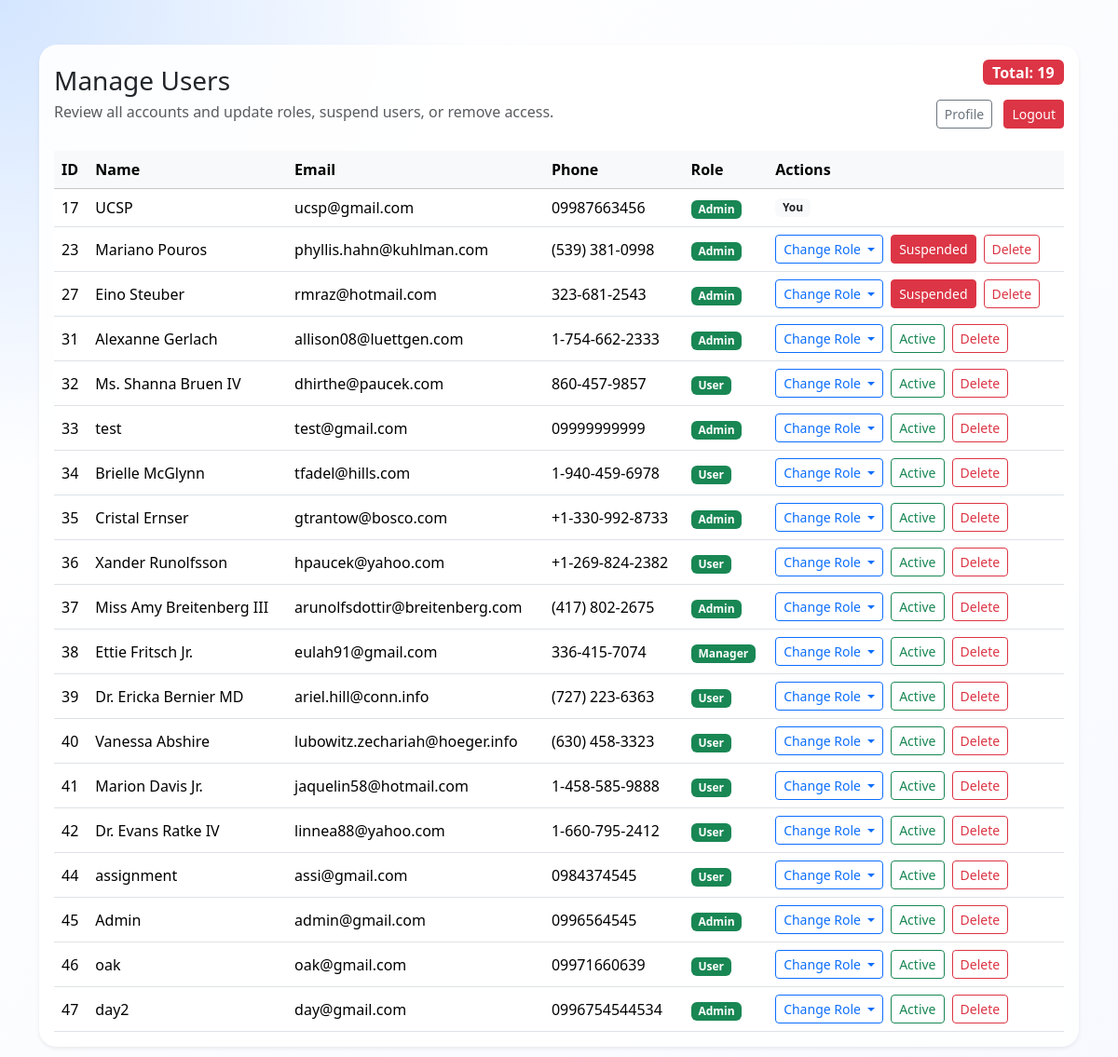
The page /admin.php (signed in) on the database its author committed.
### tables this page shows
CREATE TABLE `users` (
  `id` int(11) NOT NULL,
  `name` varchar(255) NOT NULL,
  `email` varchar(255) NOT NULL,
  `phone` varchar(255) NOT NULL,
  `address` text NOT NULL,
  `password` varchar(255) NOT NULL,
  `role_id` int(11) NOT NULL DEFAULT 1,
  `photo` varchar(255) DEFAULT NULL,
  `suspended` int(11) NOT NULL DEFAULT 0,
  `created_at` datetime NOT NULL,
  `updated_at` datetime DEFAULT NULL
);

CREATE TABLE `roles` (
  `id` int(11) NOT NULL,
  `name` varchar(255) NOT NULL,
  `value` int(11) NOT NULL
);

### _classes/Libs/Database/MySQL.php (called while the page is built, shortened)
<?php
class MySQL
{
    private $dbhost;
    private $dbuser;
    private $dbname;
    private $dbpass;
    public function __construct(
        $dbhost = "localhost",
        $dbuser = "root",
        $dbname = "project",
        $dbpass = "",
    ) {
        $this->dbhost = $dbhost;
        $this->dbuser = $dbuser;
        $this->dbname = $dbname;
        $this->dbpass = $dbpass;
    }
    public function connect()
    {
        try {
            $this->db = new PDO(
                "mysql:host=$this->dbhost;dbname=$this->dbname",
                $this->dbuser,
                $this->dbpass,
                [
                    PDO::ATTR_ERRMODE => PDO::ERRMODE_EXCEPTION,
                    PDO::ATTR_DEFAULT_FETCH_MODE => PDO::FETCH_OBJ,
                ]
            );
            return $this->db;
        } catch (PDOException $e) {
            die("Database Connection Error: " . $e->getMessage());
        }
    }
}

### _classes/Libs/Database/UsersTable.php (called while the page is built, shortened)
<?php
class UsersTable
{
    private $db = null;
    public function __construct(MySQL $db)
    {
        $this->db = $db->connect();
    }
    public function getAll()
    {
        $statement = $this->db->query("SELECT users.*, roles.name as role, roles.value FROM users LEFT JOIN roles ON users.role_id = roles.id");
        return $statement->fetchAll();
    }
}

### _classes/Helpers/Auth.php (called while the page is built, shortened)
<?php
class Auth
{
 static $loginUrl = '/index.php';
 static function check()
 {
 if(isset($_SESSION['user'])) {
 return $_SESSION['user'];
 } else {
 HTTP::redirect(static::$loginUrl);
 }
 }
}

### admin.php (the view, shortened to what this page needs)
<?php
$table = new UsersTable(new MySQL());
$all = $table->getAll();
$auth = Auth::check();
?>
<!DOCTYPE html>
<html lang="en">
<head>
    <link rel="stylesheet" href="css/bootstrap.min.css">
    <link rel="stylesheet" href="css/style.css">
</head>
<body class="bg-light">
    <div class="container py-5">
        <div class="card card-modern bg-soft shadow-sm">
            <div class="card-body">
                <div class="d-flex flex-column flex-md-row justify-content-between align-items-start align-items-md-center gap-3 mb-4">
                    <div>
                        <h1 class="h3 mb-1">Manage Users</h1>
                        <p class="text-muted mb-0">Review all accounts and update roles, suspend users, or remove access.</p>
                    </div>
                    <div class="text-md-end">
                        <span class="badge bg-danger fs-6 mb-3">Total: <?= count($all) ?></span>
                        <div class="mt-3 mt-md-0">
                            <a href="profile.php" class="btn btn-outline-secondary btn-sm me-2">Profile</a>
                            <a href="_actions/logout.php" class="btn btn-danger btn-sm">Logout</a>
                        </div>
                    </div>
                </div>
                <div class="table-responsive">
                    <table class="table table-hover align-middle mb-0">
                        <thead class="table-light">
                            <tr>
                                <th>ID</th>
                                <th>Name</th>
                                <th>Email</th>
                                <th>Phone</th>
                                <th>Role</th>
                                <th>Actions</th>
                            </tr>
                        </thead>
                        <tbody>
                            <?php foreach ($all as $user): ?>
                                <tr>
                                    <td><?= $user->id ?></td>
                                    <td><?= htmlspecialchars($user->name) ?></td>
                                    <td><?= htmlspecialchars($user->email) ?></td>
                                    <td><?= htmlspecialchars($user->phone ?? 'N/A') ?></td>
                                    <td>
                                        <?php if ($user->value === '1'): ?>
                                            <span class="badge bg-secondary"><?= $user->role ?></span>
                                        <?php elseif ($user->value === '2'): ?>
                                            <span class="badge bg-primary"><?= $user->role ?></span>
                                        <?php else: ?>
                                            <span class="badge bg-success"><?= $user->role ?></span>
                                        <?php endif ?>
                                    </td>
                                    <td>
                                        <?php if ($auth->value > 1): ?>
                                            <div class="d-flex flex-wrap gap-2">
                                                <?php if ($user->id !== $auth->id): ?>
                                                    <div class="dropdown">
                                                        <button class="btn btn-sm btn-outline-primary dropdown-toggle" data-bs-toggle="dropdown" aria-expanded="false">
                                                            Change Role
                                                        </button>
                                                    </div>
                                                <?php endif; ?>
                                                <?php if ($user->id !== $auth->id): ?>
                                                    <?php if ($user->suspended): ?>
                                                        <a href="_actions/toggle-suspension.php?id=<?= $user->id ?>&status=0" class="btn btn-sm btn-danger">Suspended</a>
                                                    <?php else: ?>
                                                        <a href="_actions/toggle-suspension.php?id=<?= $user->id ?>&status=1" class="btn btn-sm btn-outline-success">Active</a>
                                                    <?php endif ?>
                                                    <a href="_actions/delete.php?id=<?= $user->id ?>" class="btn btn-sm btn-outline-danger" onClick="return confirm('Are you sure you want to delete this user?')">Delete</a>
                                                <?php else: ?>
                                                    <span class="badge bg-light text-dark">You</span>
                                                <?php endif ?>
                                            </div>
                                        <?php else: ?>
                                            <span class="text-muted">No actions available</span>
                                        <?php endif ?>
                                    </td>
                                </tr>
                            <?php endforeach ?>
                        </tbody>
                    </table>
                </div>
            </div>
        </div>
    </div>
</body>
</html>

### css/style.css (style rules this page uses)
body { min-height: 100vh; background: radial-gradient(circle at top left, rgba(13,110,253,0.18), transparent 30%), linear-gradient(135deg, #ffffff 0%, #f8f9ff 100%); }
.card-modern { border: none; border-radius: 1.2rem; box-shadow: 0 2rem 3rem rgba(15, 23, 42, 0.08); }
.bg-soft { background-color: rgba(255, 255, 255, 0.92); }

### rows shown on the page
users: id "17", name "UCSP", email "ucsp@gmail.com", phone "09987663456", role.name "Admin", shows "You"
users: id "23", name "Mariano Pouros", email "phyllis.hahn@kuhlman.com", phone "(539) 381-0998", role.name "Admin"
users: id "27", name "Eino Steuber", email "rmraz@hotmail.com", phone "323-681-2543", role.name "Admin"
users: id "31", name "Alexanne Gerlach", email "allison08@luettgen.com", phone "1-754-662-2333", role.name "Admin"
users: id "32", name "Ms. Shanna Bruen IV", email "dhirthe@paucek.com", phone "860-457-9857", role.name "User"
users: id "33", name "test", email "test@gmail.com", phone "09999999999", role.name "Admin"
users: id "34", name "Brielle McGlynn", email "tfadel@hills.com", phone "1-940-459-6978", role.name "User"
users: id "35", name "Cristal Ernser", email "gtrantow@bosco.com", phone "+1-330-992-8733", role.name "Admin"
users: id "36", name "Xander Runolfsson", email "hpaucek@yahoo.com", phone "+1-269-824-2382", role.name "User"
users: id "37", name "Miss Amy Breitenberg III", email "arunolfsdottir@breitenberg.com", phone "(417) 802-2675", role.name "Admin"
users: id "38", name "Ettie Fritsch Jr.", email "eulah91@gmail.com", phone "336-415-7074", role.name "Manager"
users: id "39", name "Dr. Ericka Bernier MD", email "ariel.hill@conn.info", phone "(727) 223-6363", role.name "User"
users: id "40", name "Vanessa Abshire", email "lubowitz.zechariah@hoeger.info", phone "(630) 458-3323", role.name "User"
users: id "41", name "Marion Davis Jr.", email "jaquelin58@hotmail.com", phone "1-458-585-9888", role.name "User"
users: id "42", name "Dr. Evans Ratke IV", email "linnea88@yahoo.com", phone "1-660-795-2412", role.name "User"
users: id "44", name "assignment", email "assi@gmail.com", phone "0984374545", role.name "User"
users: id "45", name "Admin", email "admin@gmail.com", phone "0996564545", role.name "Admin"
users: id "46", name "oak", email "oak@gmail.com", phone "09971660639", role.name "User"
users: id "47", name "day2", email "day@gmail.com", phone "0996754544534", role.name "Admin"

### other values the page prints
count($all) "19"
